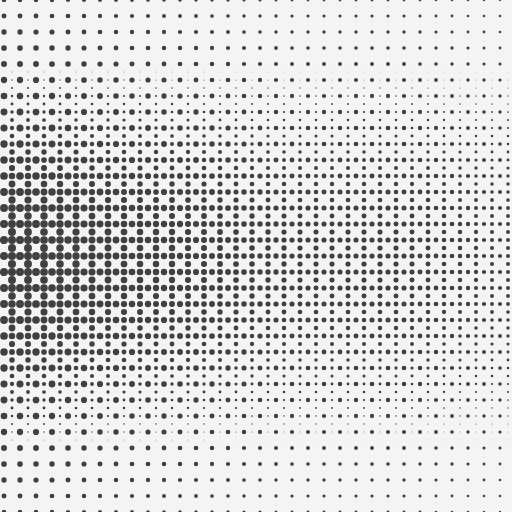
Frame 1 (no input)
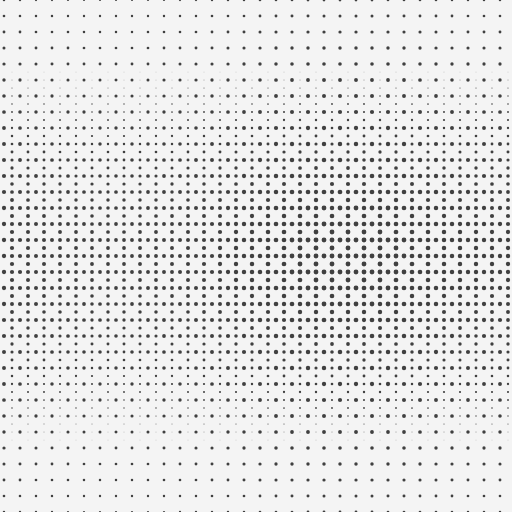
Frame 60 (no input)
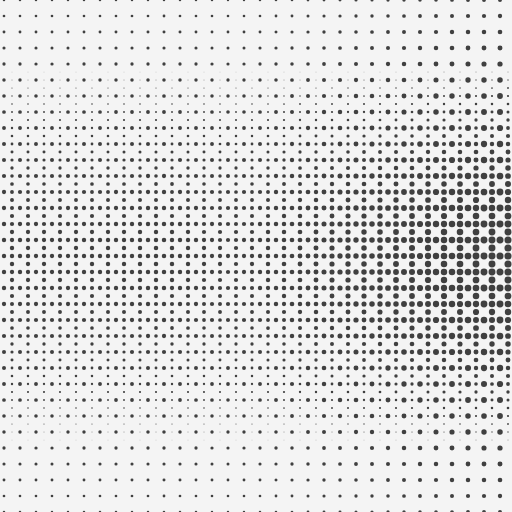
Frame 120 (the mouse pressed at the canvas centre since frame 60)

The p5.js sketch that drew these frames (run headless with seeded random() and noise() and a simulated clock; from frame 60 on, the mouse is pressed at the canvas centre):

// p5.js sketch
// ── sketch.js
var WIDTH = 512,
  HEIGHT = 512,
  columnCount = 64,
  columnSize = WIDTH / columnCount,
  t = 0

function setup() {
  createCanvas(WIDTH, HEIGHT)
  pixelDensity(1)
}

function column(size = 32, count = 24, gap = 8) {
  fill(64)
  noStroke()
  circle(0, 0, size)
  for (var i = 1; i < count; i++) {
    var s = max(0, size * cos(((PI / 2) * i) / (count + 1)))
    fill(64)
    circle(0, i * gap, s)
    circle(0, i * -gap, s)
  }
}

function draw() {
  background(244)
  noStroke()

  stroke(255, 0, 0)
  noFill()
  for (var i = 0; i < columnCount; i++) {
    push()
    {
      translate(i * columnSize, 0)
      stroke(255, 0, 0, 0)
      noFill()
      rect(0, 0, columnSize, height)
      line(columnSize / 2, 0, columnSize / 2, height)
      line(0, height / 2, columnSize, height / 2)

      var size = 12 * noise((t + i) / 100)
      translate(columnSize / 2, height / 2)
      column(size, i % 2 == 1 ? 24 : 25, i % 2 == 1 ? 8 : 16)
    }
    pop()
  }
  t++
}
